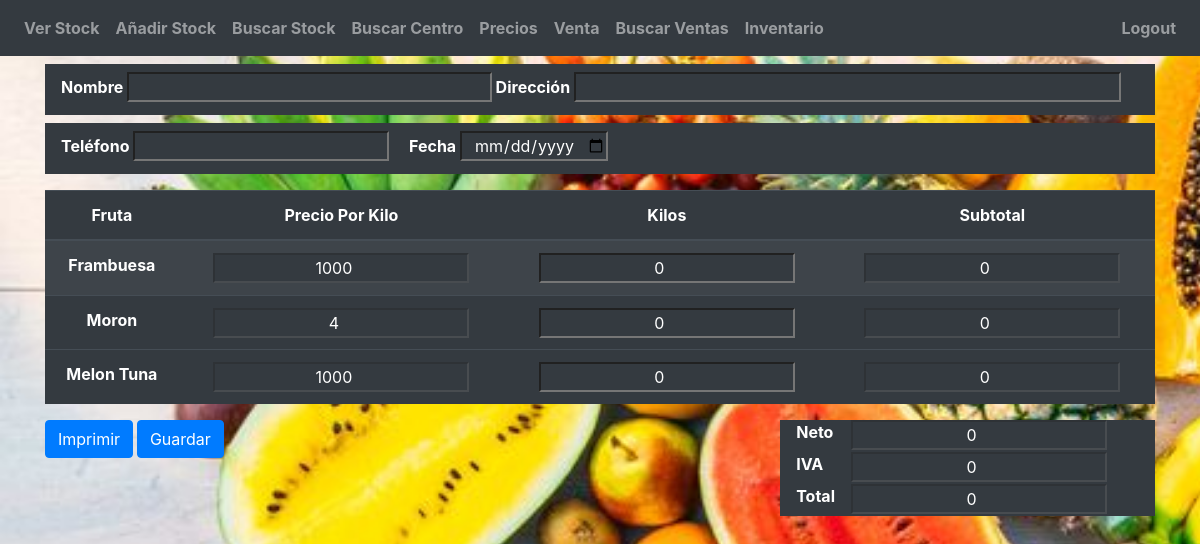
Page /sales (signed in) on the committed database.
### website/models.py (models this page shows)
class Fruit(db.Model):
    fruit = db.Column(db.String(150))
    fruit_id = db.Column(db.Integer, primary_key=True)
    stocks = db.relationship('Stock')
    sale_details = db.relationship('Sale_detail')

### website/views.py (the view)
@views.route('/sales')
@login_required
def sales():
    data = db.session.query(Fruit,Prices,Stock).join(Prices, Prices.fruit_id == Fruit.fruit_id).join(Stock, Stock.fruit_id == Fruit.fruit_id).all()
    return render_template("sales.html", user=current_user, data = data)

### website/__init__.py (called while the page is built)
def create_app():
    app = Flask(__name__)
    app.config['SECRET_KEY'] = 'programa fruta freddy'
    app.config['SQLALCHEMY_DATABASE_URI'] = f'sqlite:///{db_name}'
    db.init_app(app)
    from .views import views
    from .auth import auth
    app.register_blueprint(views, url_prefix='/')
    app.register_blueprint(auth, url_prefix='/')
    from .models import User, Fruit, Sale, Sale_detail, Stock
    create_database(app)
    login_manager = LoginManager()
    login_manager.login_view = 'auth.login'
    login_manager.init_app(app)
    @login_manager.user_loader
    def load_user(id):
        return User.query.get(int(id))
    return app

### website/templates/sales.html (shortened to what this page needs)
{% extends "base.html" %}
{% block content %}
<form class="newSale" id="newSale" method="post">
  <div class="bg-dark pl-3 pb-2 pt-2 mt-2">
    <label for="name" class="text-white text-center">Nombre</label>
    <input type="text" class="name bg-dark text-white text-center col-lg-4"  id="name" name="name"/>
    <label for="address" class="text-white text-center">Dirección</label>
    <input type="text" class="address bg-dark text-white text-center col-lg-6" id="address" name="address" />
  </div>
  <div class="bg-dark pl-3 pb-2 pt-2 mt-2">
    <label for="phone" class="text-white text-center">Teléfono</label>
    <input type="number" class="phone bg-dark text-white text-center" id="phone" name="phone"  />
    <label for="date" class="pl-3 text-white text-center">Fecha</label>
    <input type="date"  class="date bg-dark text-white text-center" id="date" name="date" />
  </div>
</form>
  <div class="pt-3">
    <table class="table table-striped table-dark text-center">
      <thead>
        <tr>
          <th scope="col">Fruta</th>
          <th scope="col">Precio Por Kilo</th>
          <th scope="col">Kilos</th>
          <th scope="col">Subtotal</th>
        </tr>
      </thead>
      <tbody>
        {% for fruit,price,stock in data %}
        <tr>
          {% if stock.center == "Santiago" and stock.kilo > 0%}
          <td>{{ fruit.fruit }}</td>
          <td><input type="number" value="{{price.price}}" name="price" class="price text-center bg-dark text-white" id="price{{fruit.fruit_id}}" placeholder="{{price.price}}" disabled></td>
          <td><input type="number" value="0" max="{{stock.kilo}}" name="kilos" id="kilos{{fruit.fruit_id}}" class="kilos text-center bg-dark text-white" oninput="if(this.value>{{stock.kilo}})this.value={{stock.kilo}}" onchange="subtotalFruta({{fruit.fruit_id}},{{price.price}});kilos({{fruit.fruit_id}},{{stock.id}})"></td>
          <td><input type="number" value="0" name="subtotal" id="subtotal{{fruit.fruit_id}}" class="subtotal text-center bg-dark text-white" disabled></td>
        </tr>
        {% endif %}
        {% endfor %}
      </tbody>
    </table>
    <div class="float-right">
    <div class="bg-dark pr-5">
      <label for="sub" class="text-white text-center px-3">Neto</label>
      <input type="number" name="sub" id="sub" class="sub text-center text-white bg-dark float-right" disabled placeholder="0" value="0">
    </div>
    <div class="bg-dark  pr-5">
      <label for="iva" class="text-white text-center px-3">IVA</label>
      <input type="number" name="iva" id="iva" class="iva text-center text-white bg-dark float-right" disabled placeholder="0" value="0">
    </div>
    <div class="bg-dark pr-5">
      <label for="totaliva" class="text-white text-center px-3">Total</label>
      <input type="number" name="totaliva" id="totaliva" class="totaliva text-center text-white bg-dark float-right" disabled placeholder="0" value="0">
    </div>
  </div>
    <button class="btn btn-primary hidden-print d-print-none" onclick="window.print(); return false;">Imprimir</button>
    <button class="btn btn-primary hidden-print d-print-none" onclick="save_sale()">Guardar</button>
  </div>
{% endblock %}

### website/static/css/style.css (style rules this page uses)
body { background-image: url('/static/img/frutas.jpg'); height: 100vh; background-size: cover; font-weight: bold; }

### rows in the picture
Fruit: fruit "Frambuesa", price "1000"
Fruit: fruit "Moron", price "4"
Fruit: fruit "Melon Tuna", price "1000"
